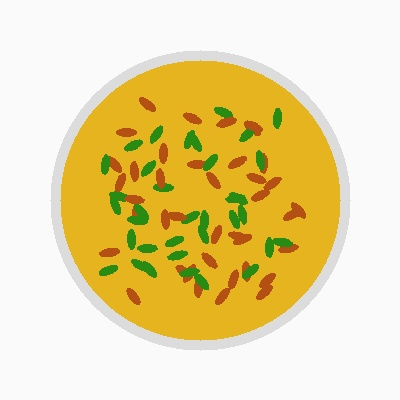
#> input picture backend/data/sample_biryani.jpg, 400 x 400 px
$ python -i freshness_detection.py   (imports and definitions only)   (older library calls are emulated)
#> lines starting #> are read from the running program, lines starting #| are printed output that depends on the picture; after the words box and inside, x2 and y2 are one past the last pixel; in counts of white or black regions, pixels touching at a corner belong together
#> further down, picture is the input picture: shape (400, 400, 3); mean B, G, R 163.4, 217.1, 233.3
"""
Epic 3: Food Freshness & Spoilage Detection Module
Activity 3.1: Food Image Preprocessing and Feature Extraction
Activity 3.2: Freshness Classification and Safety Recommendation Logic
"""

import cv2
import numpy as np
from PIL import Image
import io

class FreshnessDetectionEngine:
    def __init__(self):
        pass

    # [19 lines left out: function preprocess_image, not called in this run]

    def extract_freshness_features(self, img_bgr: np.ndarray) -> dict:
        """
        Activity 3.1: Feature Extraction
        Extracts color consistency, texture roughness, blemish ratio, and surface discoloration.
        """
        # 1. Color Space Transformations
        img_rgb = cv2.cvtColor(img_bgr, cv2.COLOR_BGR2RGB)
        img_hsv = cv2.cvtColor(img_bgr, cv2.COLOR_BGR2HSV)
#> img_hsv: shape (400, 400, 3); mean H, S, V 13.7, 85.3, 235.8
        img_lab = cv2.cvtColor(img_bgr, cv2.COLOR_BGR2LAB)
#> img_lab: shape (400, 400, 3); mean of channels 0, 1, 2 222.9, 129.4, 154.9
        gray = cv2.cvtColor(img_bgr, cv2.COLOR_BGR2GRAY)

        # 2. Channel decomposition & Foreground segmentation
        h, s, v = cv2.split(img_hsv)
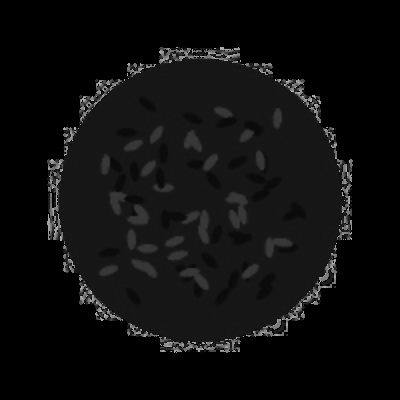
#> h: shape (400, 400); min 0, max 177, mean 13.7
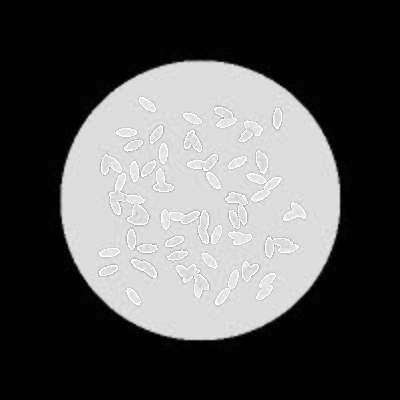
#> s: shape (400, 400); min 0, max 255, mean 85.3
        l, a, b = cv2.split(img_lab)
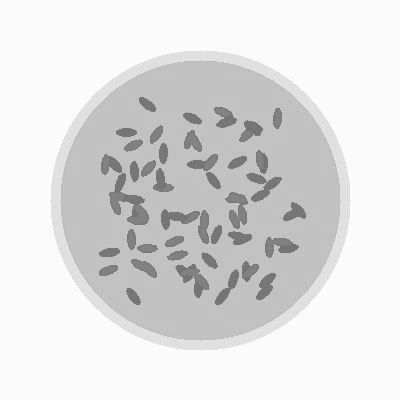
#> l: shape (400, 400); min 103, max 255, mean 222.9
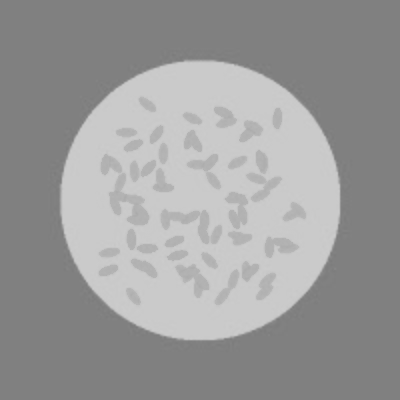
#> b: shape (400, 400); min 124, max 204, mean 154.9

        # Mask out neutral/white studio backgrounds to isolate actual food pixels
        fg_mask = (s > 15) | (gray < 235)
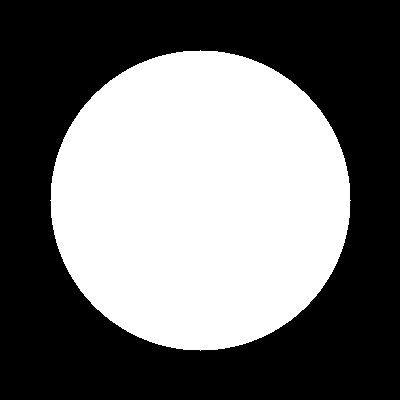
#> fg_mask: shape (400, 400) bool; 44.2% white; 1 white region, box (x1, y1, x2, y2) and area: (50, 50, 351, 351) 70681
        if np.sum(fg_mask) > 200:
            mean_saturation = float(np.mean(s[fg_mask]))
#> mean_saturation = 193.1
            std_saturation = float(np.std(s[fg_mask]))
#> std_saturation = 71.67
            mean_lightness = float(np.mean(l[fg_mask]))
#> mean_lightness = 187.4
            total_fg_pixels = float(np.sum(fg_mask))
#> total_fg_pixels = 70681
        else:
            mean_saturation = float(np.mean(s))
            std_saturation = float(np.std(s))
            mean_lightness = float(np.mean(l))
            total_fg_pixels = 400.0 * 400.0

        # Darkening/Browning indicator: low lightness with elevated yellow-brown hue
        brown_lower = np.array([10, 50, 20])
        brown_upper = np.array([25, 255, 180])
        brown_mask = cv2.inRange(img_hsv, brown_lower, brown_upper)
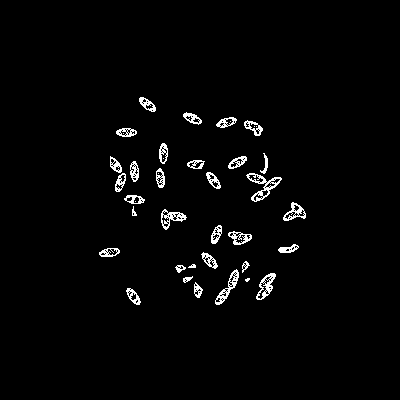
#> brown_mask: shape (400, 400); 2.3% white in thin lines or dots, all inside (x1, y1, x2, y2) = (99, 97, 306, 305)
        browning_ratio = float(np.sum(brown_mask > 0) / total_fg_pixels)
#> browning_ratio = 0.0516

        # 3. Texture Smoothness & Mold/Decay Irregularity (Laplacian Variance)
        laplacian_var = float(cv2.Laplacian(gray, cv2.CV_64F).var())
#> laplacian_var = 518.2

        # 4. Surface Defect / Spot Segmentation
        # Adaptive thresholding to detect local decay spots, fungal colonies, or necrotic lesions
        adaptive_thresh = cv2.adaptiveThreshold(
            gray, 255, cv2.ADAPTIVE_THRESH_GAUSSIAN_C,
            cv2.THRESH_BINARY_INV, 21, 5
        )
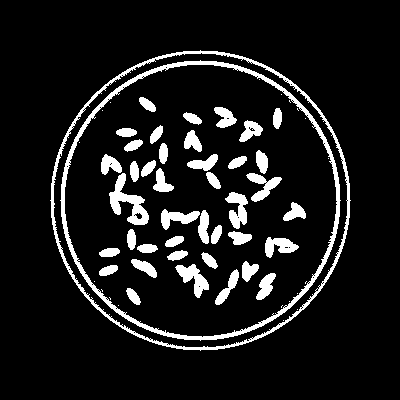
#> adaptive_thresh: shape (400, 400); 10.2% white; 61 white regions (19 under 20 px)
        contours, _ = cv2.findContours(adaptive_thresh, cv2.RETR_EXTERNAL, cv2.CHAIN_APPROX_SIMPLE)
#> contours = 1 contour; box (x1, y1, x2, y2) and area: (50, 50, 351, 351) 70256

        defect_area = 0
        significant_spots = 0
        for cnt in contours:
            area = cv2.contourArea(cnt)
            if area > 40:
                defect_area += area
                significant_spots += 1
#> this loop made 1 pass
#> (area, defect_area, significant_spots) on pass 1: (70256, 70256, 1)
#> after the loop, defect_area = 70256; significant_spots = 1

        defect_ratio = float(min(1.0, defect_area / total_fg_pixels))
#> defect_ratio = 0.994

        return {
            "mean_saturation": round(mean_saturation, 2),
            "std_saturation": round(std_saturation, 2),
            "mean_lightness": round(mean_lightness, 2),
            "browning_ratio": round(browning_ratio, 4),
            "texture_roughness_laplacian": round(laplacian_var, 2),
            "defect_ratio": round(defect_ratio, 4),
            "significant_blemishes_count": significant_spots
        }

    # [88 lines left out: function classify_freshness, not called in this run]

freshness_detector = FreshnessDetectionEngine()

>>> import cv2
>>> picture = cv2.imread('../data/sample_biryani.jpg')
>>> result = FreshnessDetectionEngine().extract_freshness_features(picture)
#> result = {'mean_saturation': 193.1, 'std_saturation': 71.67, 'mean_lightness': 187.4, 'browning_ratio': 0.0516, 'texture_roughness_laplacian': 518.2, 'defect_ratio': 0.994, 'significant_blemishes_count': 1}

$ run again, on backend/data/sample_fresh_apple.jpg
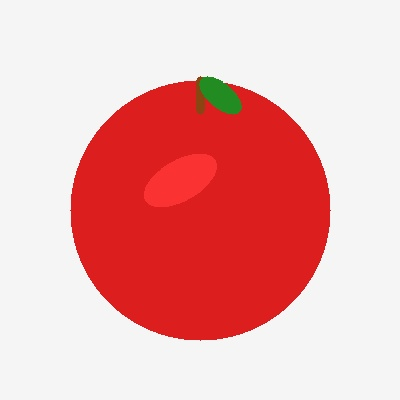
#> input picture backend/data/sample_fresh_apple.jpg, 400 x 400 px
#> picture is the input picture: shape (400, 400, 3); mean B, G, R 173.9, 174.6, 235.7
#> img_hsv: shape (400, 400, 3); mean H, S, V 5.5, 72.9, 236.4
#> img_lab: shape (400, 400, 3); mean of channels 0, 1, 2 204.6, 149.9, 144.5
#> in extract_freshness_features, `fg_mask = (s > 15) | (gray < 235)`:
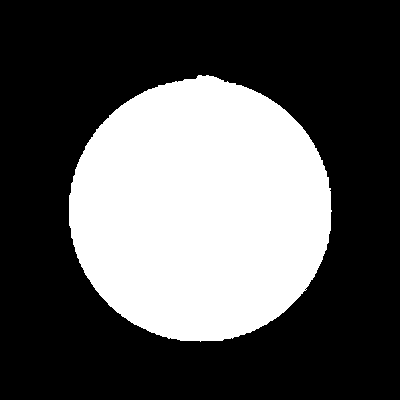
#> fg_mask: shape (400, 400) bool; 34% white; 1 white region, box (x1, y1, x2, y2) and area: (69, 75, 332, 342) 54344
#> mean_saturation = 214
#> std_saturation = 28.87
#> mean_lightness = 124.1
#> total_fg_pixels = 54344
#> brown_mask: shape (400, 400); 0.14% white; 19 white regions (18 under 20 px), largest, box (x1, y1, x2, y2) and area: (196, 76, 207, 113) 182
#> browning_ratio = 0.00399
#> laplacian_var = 445.6
#> in extract_freshness_features, `adaptive_thresh = cv2.adaptiveThreshold( gray, 255, cv2.ADAPTIVE_THRES..`:
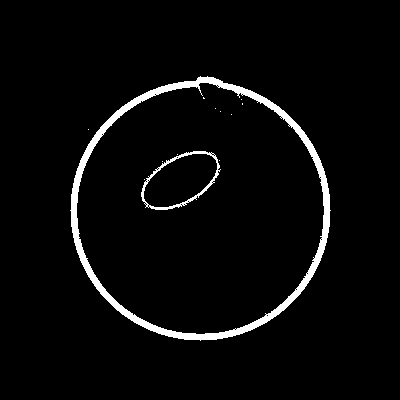
#> adaptive_thresh: shape (400, 400); 3.7% white; 13 white regions (11 under 20 px)
#> contours = 2 contours, 1 with area under 20; largest, box (x1, y1, x2, y2) and area: (70, 76, 331, 341) 52798
#> the loop in extract_freshness_features, `for cnt in contours:` made 2 passes
#> (area, defect_area, significant_spots) on pass 2: (52798, 52798, 1)
#> after the loop in extract_freshness_features, `for cnt in contours:`: defect_area = 52798; significant_spots = 1
#> defect_ratio = 0.972
#> result = {'mean_saturation': 214, 'std_saturation': 28.87, 'mean_lightness': 124.1, 'browning_ratio': 0.004, 'texture_roughness_laplacian': 445.6, 'defect_ratio': 0.972, 'significant_blemishes_count': 1}

$ run again, on backend/data/sample_salad.jpg
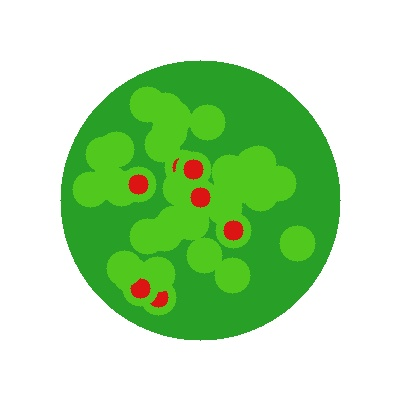
#> input picture backend/data/sample_salad.jpg, 400 x 400 px
#> picture is the input picture: shape (400, 400, 3); mean B, G, R 170.4, 222.4, 180.2
#> img_hsv: shape (400, 400, 3); mean H, S, V 25.5, 78, 224.3
#> img_lab: shape (400, 400, 3); mean of channels 0, 1, 2 218.1, 107.4, 149.6
#> in extract_freshness_features, `fg_mask = (s > 15) | (gray < 235)`:
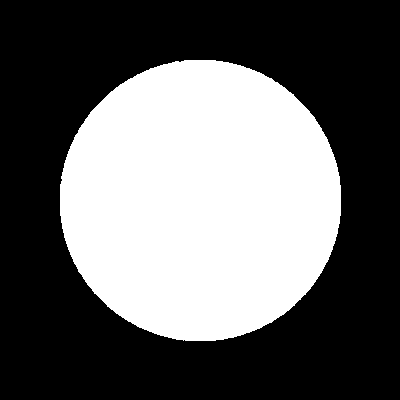
#> fg_mask: shape (400, 400) bool; 38.9% white; 1 white region, box (x1, y1, x2, y2) and area: (60, 60, 341, 341) 62300
#> mean_saturation = 200
#> std_saturation = 24.74
#> mean_lightness = 160.3
#> total_fg_pixels = 62300
#> brown_mask: shape (400, 400); 0.16% white in thin lines or dots, all inside (x1, y1, x2, y2) = (128, 159, 244, 308)
#> browning_ratio = 0.00417
#> laplacian_var = 508.5
#> in extract_freshness_features, `adaptive_thresh = cv2.adaptiveThreshold( gray, 255, cv2.ADAPTIVE_THRES..`:
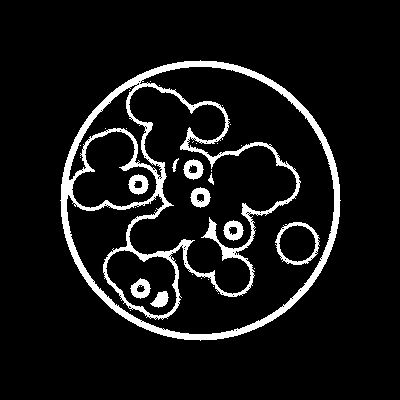
#> adaptive_thresh: shape (400, 400); 8.4% white; 33 white regions (23 under 20 px)
#> contours = 1 contour; box (x1, y1, x2, y2) and area: (60, 60, 341, 341) 61134
#> the loop in extract_freshness_features, `for cnt in contours:` made 1 pass
#> (area, defect_area, significant_spots) on pass 1: (61134, 61134, 1)
#> after the loop in extract_freshness_features, `for cnt in contours:`: defect_area = 61134; significant_spots = 1
#> defect_ratio = 0.981
#> result = {'mean_saturation': 200, 'std_saturation': 24.74, 'mean_lightness': 160.3, 'browning_ratio': 0.0042, 'texture_roughness_laplacian': 508.5, 'defect_ratio': 0.981, 'significant_blemishes_count': 1}
